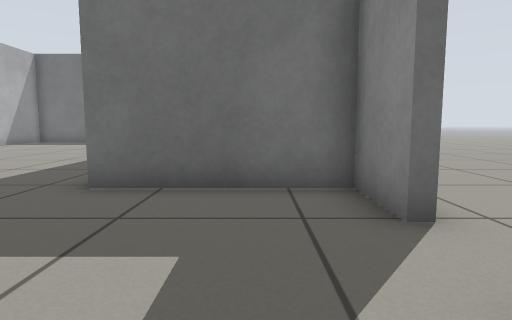
view 1 (above)

16 first-person views from a walk through a world built for the Gazebo simulator. The camera is 0.5 m above the floor, tilts 6° down and sees 75° across. The floor is counted in squares, 0.5 m on a side. Each view is taken from the middle of a square. On the plan, view 1 faces up. The plan holds only what a view shows up to about 12 squares ahead; the rest is blank.

view 2
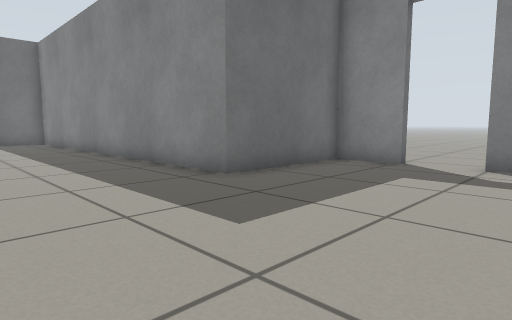

view 3
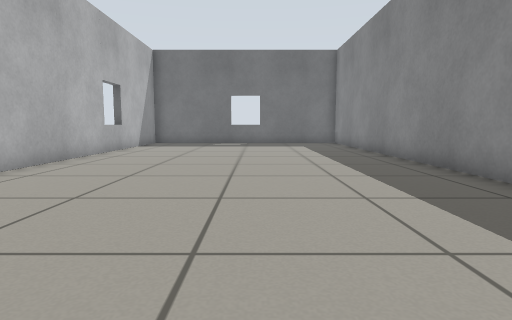

view 4
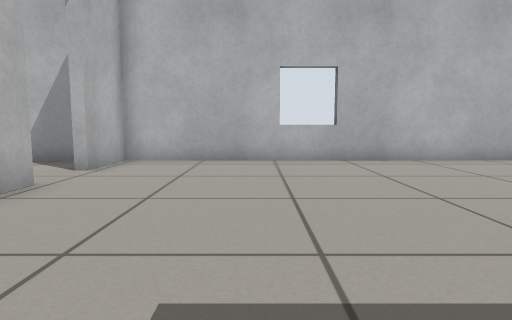

view 5
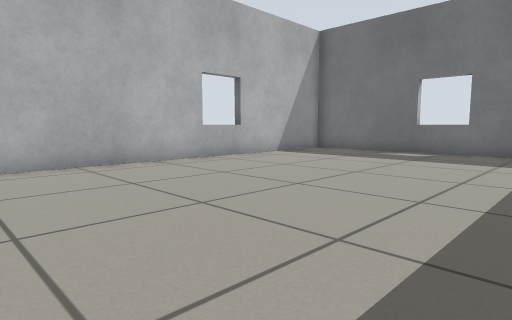

view 6
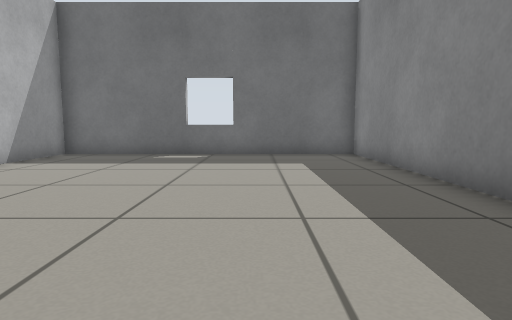

view 7
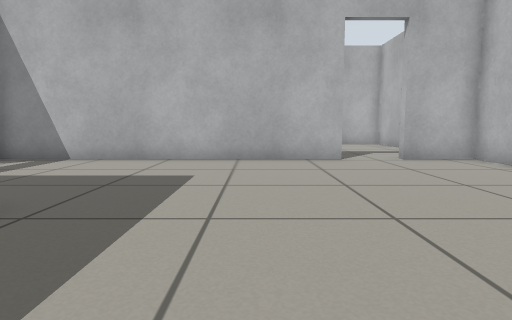

view 8
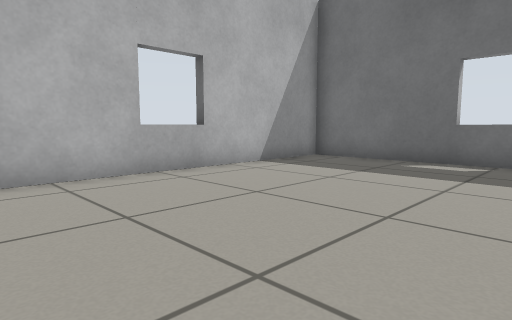

view 9
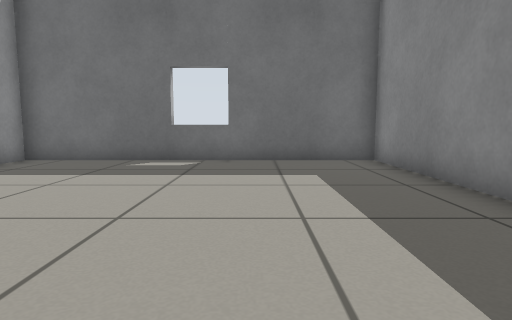

view 10
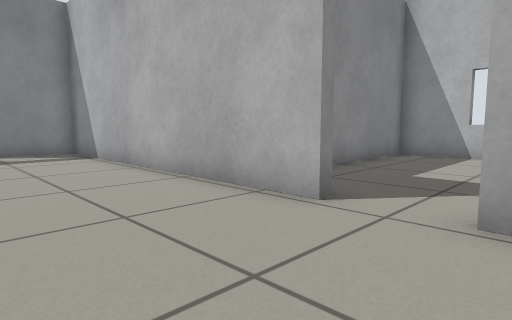

view 11
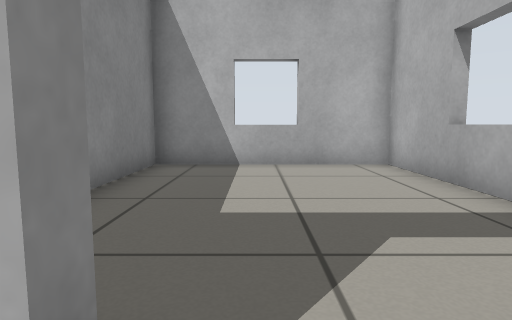

view 12
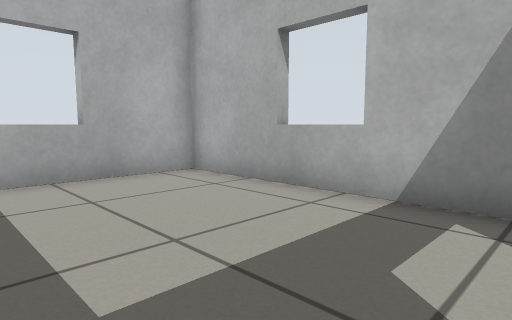

view 13
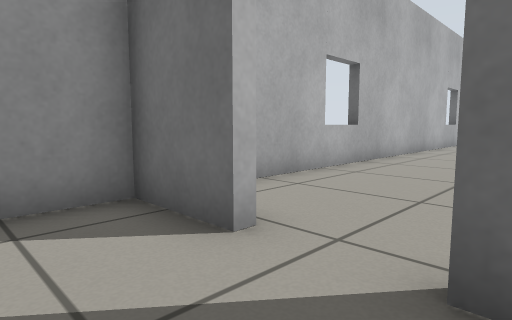

view 14
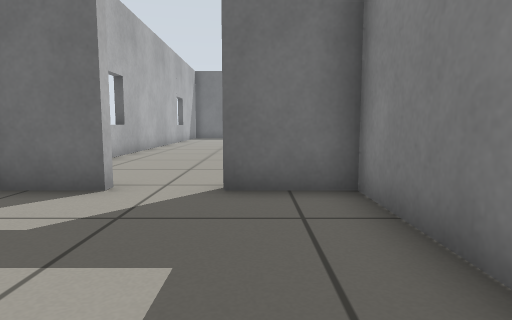

view 15
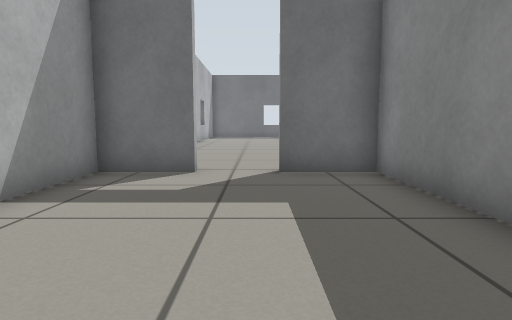

view 16
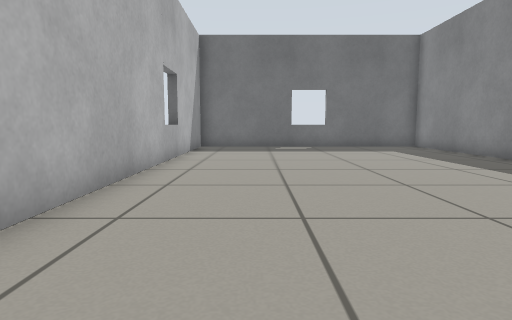

### Floor plan
Ten units are one square. View 1 is at (0, 0); x grows to the right and y downward. Boxes are objects, and circles mark ways between rooms. Rooms are numbered by the first view taken in them; rooms with no view inside come last. Other rooms are left out.
<svg viewBox="-132 -199 157 288">
<path fill="none" stroke="#000" d="M-85 7 16 7 16 -16M16 -32 16 -52 -26 -52 -26 -194 -125 -194 -123 7 -103 7M-127 58 -122 58M-103 10 -123 10 -123 84 -64 84 -64 10 -85 10"/>
<circle cx="-95" cy="10" r="3" fill="#2a7"/>
<text x="-70" y="-80">1</text>
<text x="-100" y="50">2</text>
</svg>
Room 1 opens to room 2.

Where each view was taken, in squares from view 1:
view 1: 0 up, 0 right, facing up
view 2: 0 up, 7 left, facing up-right
view 3: 1 up, 7 left, facing up
view 4: 3 up, 3 left, facing left
view 5: 7 up, 4 left, facing up-left
view 6: 8 up, 6 left, facing up
view 7: 9 up, 6 left, facing down
view 8: 10 up, 6 left, facing up-left
view 9: 10 up, 6 left, facing up
view 10: 3 up, 11 left, facing down-right
view 11: 0 up, 9 left, facing down
view 12: 2 down, 8 left, facing down-left
view 13: 3 down, 8 left, facing up-left
view 14: 6 down, 8 left, facing up
view 15: 8 down, 9 left, facing up
view 16: 4 up, 10 left, facing up
